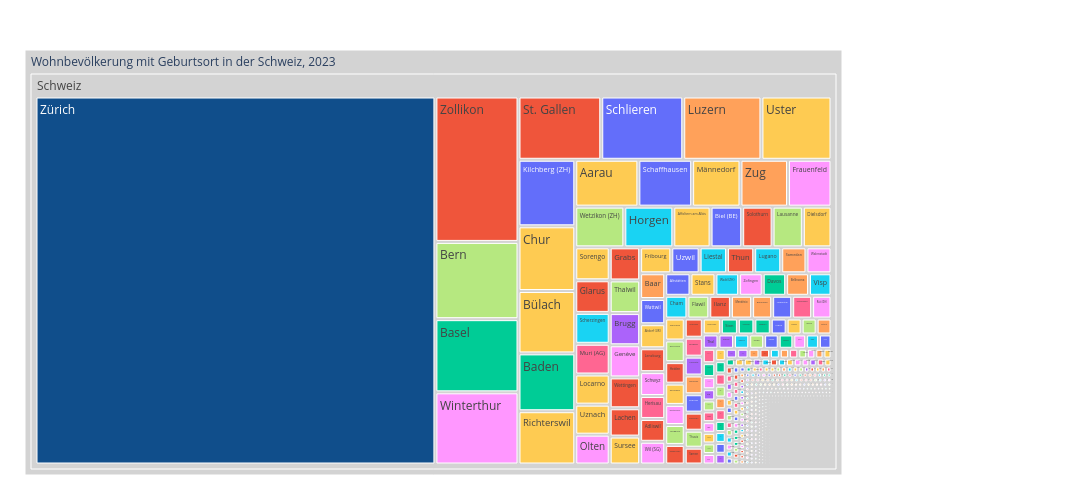

Notebook source saved alongside this figure:
### Code cell
myHeaderTitle="Wohnbevölkerung mit Geburtsort in der Schweiz, "+ data_max_date

fig = px.treemap(myTreemapAgg.query('GebLandHistLang =="Schweiz"').reset_index(), path=[px.Constant(myHeaderTitle)
                ,'GebLandHistLang', 'GebOrtHistLang']
                 , values='sum_WBev'
                 , color='GebOrtHistLang'
                 ## bei discrete scales (bei Klassen und Strings):                 
                , color_discrete_map={'(?)':'lightgrey','Deutschland':'gold', 'Schweiz':'#FF3030', 'Türkei':'#EE3B3B', 'Serbien':'#A2CD5A','Kosovo':'#CAFF70','Österreich':'orange','Zürich':'#104E8B','AL':'deeppink','SVP':'forestgreen', 'FL ZÜRI':'#8B864E','Volt':'#lightblue' }             
                 ## bei continuous scales (bei Zahlenwerten):
                #, color_continuous_scale='cividis'
                #, color_continuous_midpoint=np.average(df['AnzBestWir'], weights=df['AnzBestWir'])  
                 ,height=500
                 ,width=1300                 
                )
fig.update_traces(root_color="grey")
fig.update_layout(margin = dict(t=50, l=25, r=250, b=25))
#Was soll beim hoovern angezeigt werden?
fig.data[0].hovertemplate = '%{label}<br><br>AnzPers:<br>%{value}<extra></extra>'
fig.show()

### Figure 1 — Plotly figure (JSON) as saved in the notebook; plotly's stock layout.template omitted (floating-point values rounded to 4 significant figures; data arrays with more than 128 entries replaced by an {"elided": "..."} marker saying what was removed)
{"data": [{"branchvalues": "total", "customdata": {"elided": "1746x1 str values"}, "domain": {"x": [0, 1], "y": [0, 1]}, "hovertemplate": "%{label}<br><br>AnzPers:<br>%{value}<extra></extra>", "ids": {"elided": "1746 str values"}, "labels": {"elided": "1746 str values"}, "marker": {"colors": {"elided": "1746 str values"}}, "name": "", "parents": {"elided": "1746 str values"}, "root": {"color": "grey"}, "type": "treemap", "values": {"elided": "1746 int values"}}], "layout": {"height": 500, "legend": {"tracegroupgap": 0}, "margin": {"b": 25, "l": 25, "r": 250, "t": 50}, "width": 1300}}
